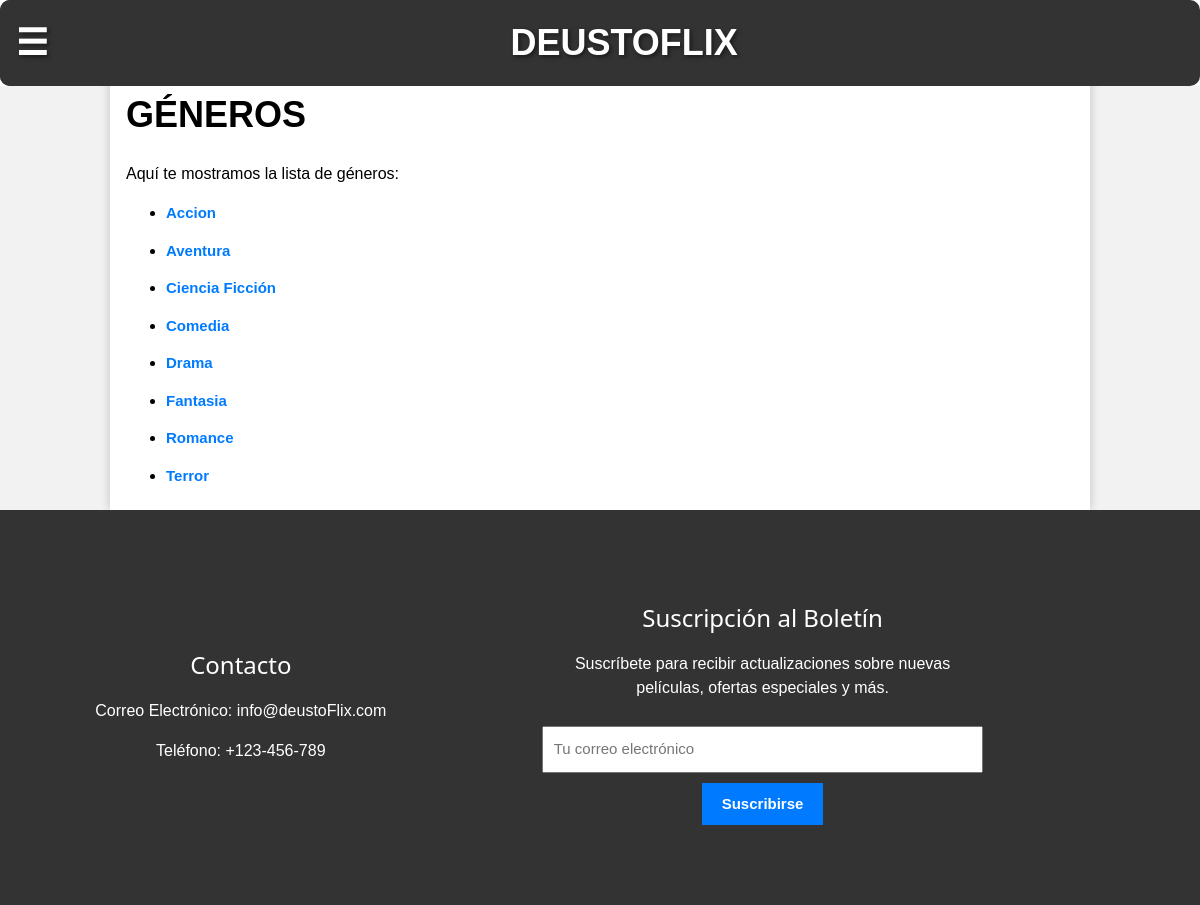
Before: /es/generos/ with the older database file.
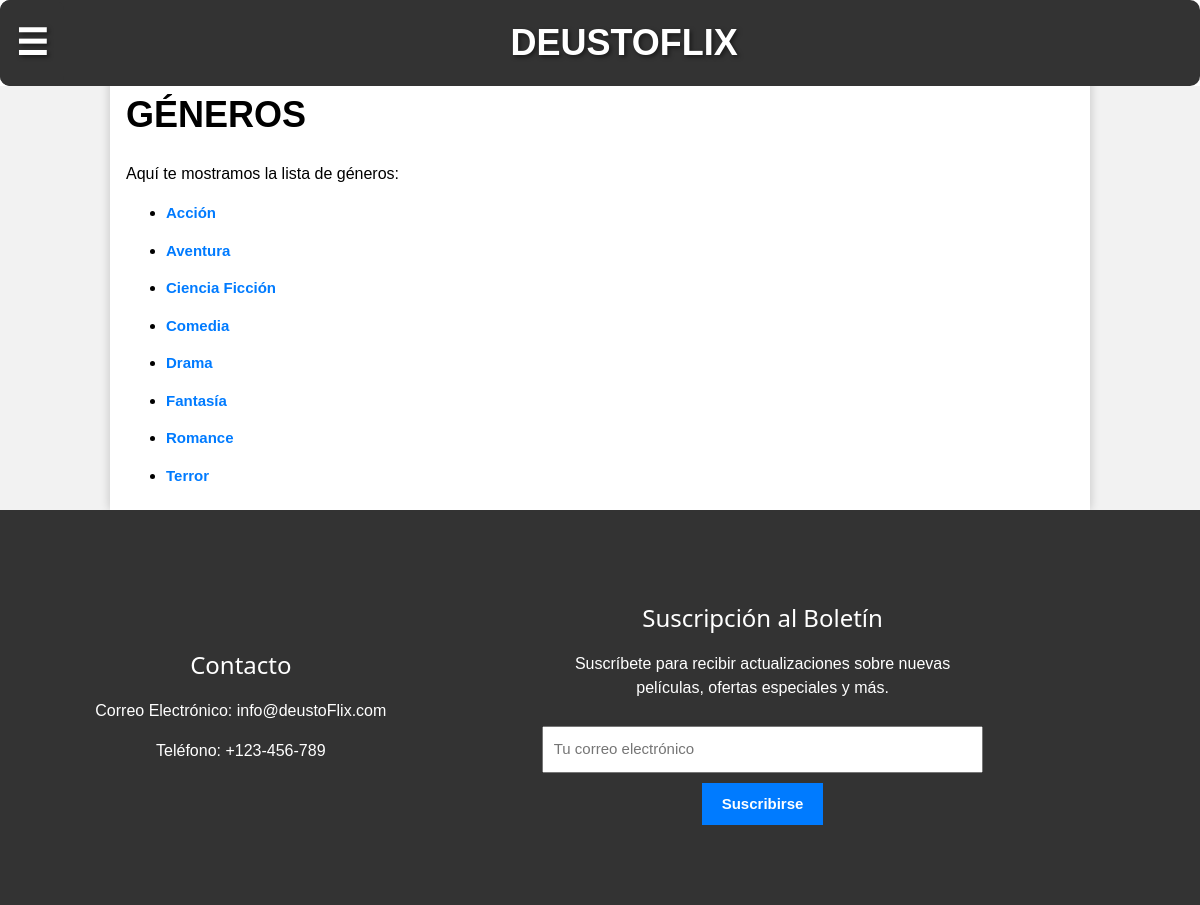
After: the same page with the newer database file.
### appDeustoFlix/models.py (models this page shows, shortened)
class Genero(models.Model):
    nombre = models.CharField(max_length=70)  # Nombre del género
    apto_para_todos =  (models.BooleanField(default=False))

### appDeustoFlix/views.py (the view)
# urls.py: path("generos/", views.IndexGeneros.as_view(), name="IndexGeneros"),
class IndexGeneros(ListView):#bien
	model = Genero
	template_name = 'generos.html'
	queryset = Genero.objects.order_by('nombre')
	def get_context_data(self, **kwargs):
		context = super().get_context_data(**kwargs)
		context['hola'] = _('Hola')
		return context

### appDeustoFlix/templates/generos.html
{% extends "base.html" %}
{%load i18n%}
{% load static %}
{% block contenido %}
<div class="portfolio__inner">
    <h2 class="portfolio__title">{% trans 'Géneros' %}</h2>
    <p class="portfolio__descr">{%trans 'Aquí te mostramos la lista de géneros:' %}</p>
    {% if object_list %}
        {% for genero in object_list %}
            <ul>
                <li> <a href="{% url 'ShowGenero' genero.id %}"> {{ genero.nombre }}</a></li>
            </ul>
        {% endfor %}
    {% else %}
        <p id="No_generos">{% trans 'No hay géneros disponibles.' %}</p>
    {% endif %}
</div>
{% endblock %}

Changed rows visible on the page:
changed Genero: nombre "Accion" → "Acción"
changed Genero: nombre "Fantasia" → "Fantasía"
